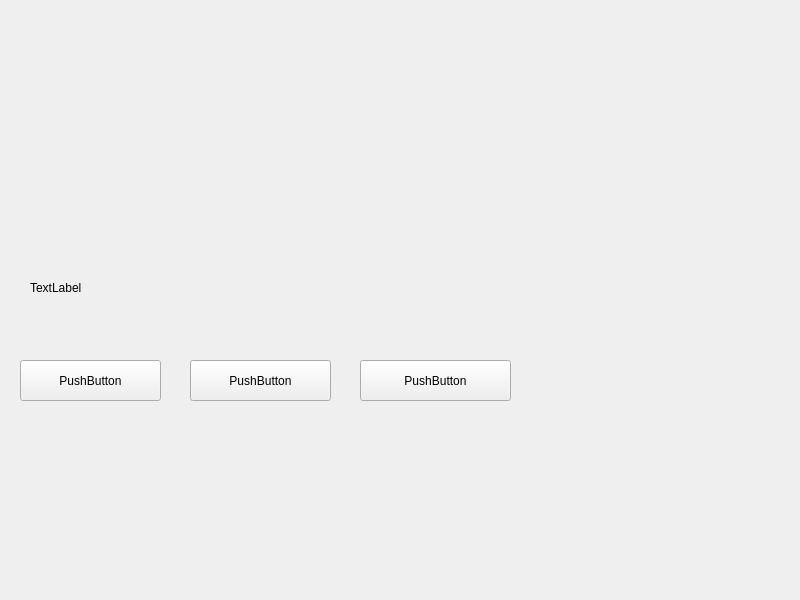
<?xml version="1.0" encoding="UTF-8"?>
<ui version="4.0">
 <class>MainWindow</class>
 <widget class="QMainWindow" name="MainWindow">
  <property name="geometry">
   <rect>
    <x>0</x>
    <y>0</y>
    <width>800</width>
    <height>600</height>
   </rect>
  </property>
  <property name="windowTitle">
   <string>MainWindow</string>
  </property>
  <widget class="QWidget" name="centralwidget">
   <widget class="QWidget" name="verticalLayoutWidget">
    <property name="geometry">
     <rect>
      <x>30</x>
      <y>10</y>
      <width>501</width>
      <height>261</height>
     </rect>
    </property>
    <layout class="QVBoxLayout" name="verticalLayout"/>
   </widget>
   <widget class="QPushButton" name="pushButton">
    <property name="geometry">
     <rect>
      <x>20</x>
      <y>360</y>
      <width>141</width>
      <height>41</height>
     </rect>
    </property>
    <property name="text">
     <string>PushButton</string>
    </property>
   </widget>
   <widget class="QPushButton" name="pushButton_2">
    <property name="geometry">
     <rect>
      <x>190</x>
      <y>360</y>
      <width>141</width>
      <height>41</height>
     </rect>
    </property>
    <property name="text">
     <string>PushButton</string>
    </property>
   </widget>
   <widget class="QPushButton" name="pushButton_3">
    <property name="geometry">
     <rect>
      <x>360</x>
      <y>360</y>
      <width>151</width>
      <height>41</height>
     </rect>
    </property>
    <property name="text">
     <string>PushButton</string>
    </property>
   </widget>
   <widget class="QLabel" name="label">
    <property name="geometry">
     <rect>
      <x>30</x>
      <y>280</y>
      <width>351</width>
      <height>16</height>
     </rect>
    </property>
    <property name="text">
     <string>TextLabel</string>
    </property>
   </widget>
  </widget>
  <widget class="QMenuBar" name="menubar">
   <property name="geometry">
    <rect>
     <x>0</x>
     <y>0</y>
     <width>800</width>
     <height>17</height>
    </rect>
   </property>
  </widget>
 </widget>
 <resources/>
 <connections/>
</ui>
